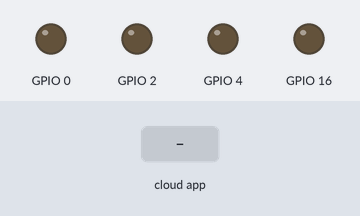
A sketch run on a simulated ESP8266 (NodeMCU). Parts: output pins drawn as LEDs (lit = HIGH). The test bench sets the inputs (shaded band). WiFi joins after 1.5 s; servers stay silent unless stated; no MQTT or app messages arrive unless stated; what the sketch prints to the serial monitor is not drawn.

Above: at 3.7 s.
3.8 s: the phone or cloud app sets led1 to ON
At 4.1 s:
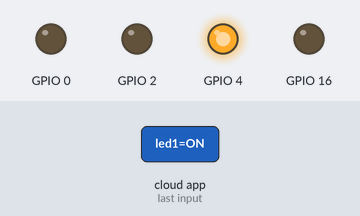
5.3 s: the phone or cloud app sets bulb to ON
At 6.5 s:
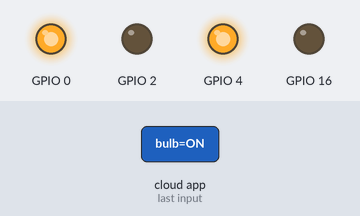
6.8 s: the phone or cloud app sets led1 to OFF
At 7.8 s:
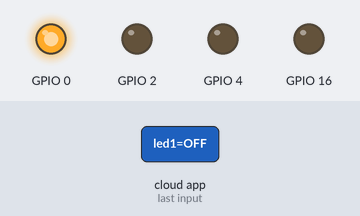
8.3 s: the phone or cloud app sets led2 to ON
At 9.1 s:
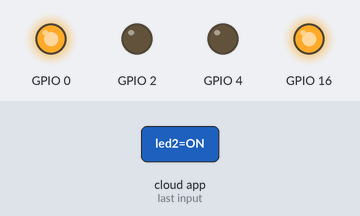
9.8 s: the phone or cloud app sets led1 to ON
At 10.3 s:
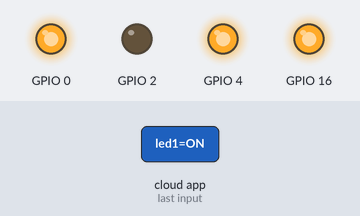
11.3 s: the phone or cloud app sets bulb to OFF
At 12.7 s:
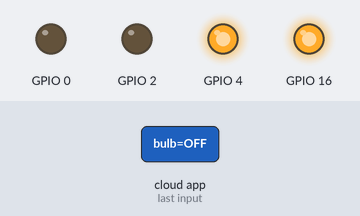
Timing chart, 0 to 13.8 s (numbered marks = the images above; inputs shaded):
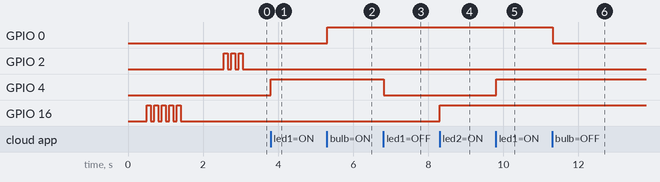

The sketch:

Google_Assistant.ino
```cpp
#include <ESP8266WiFi.h>
#include "Adafruit_MQTT.h"
#include "Adafruit_MQTT_Client.h"
#include <DNSServer.h>
#include <ESP8266WebServer.h>
//#include <WiFiManager.h>
/************************* WiFi Access Point *********************************/

const char* ssid = "SolankiFamily";
const char* password = "asdfasdf123";

/************************* Adafruit.io Setup *********************************/
#define AIO_SERVER      "io.adafruit.com"
#define AIO_SERVERPORT  1883                   // use 8883 for SSL
#define AIO_USERNAME    " "                    // Your Adafruit Username
#define AIO_KEY         " "                    //Your Adafruit AIO_Key

/************ Global State (you don't need to change this!) ******************/

// Create an ESP8266 WiFiClient class to connect to the MQTT server.
WiFiClient client;
// or... use WiFiFlientSecure for SSL
//WiFiClientSecure client;

// Setup the MQTT client class by passing in the WiFi client and MQTT server and login details.
Adafruit_MQTT_Client mqtt(&client, AIO_SERVER, AIO_SERVERPORT, AIO_USERNAME, AIO_KEY);

/****************************** Feeds ***************************************/

// Setup a feeds for publishing.
// Notice MQTT paths for AIO follow the form: <username>/feeds/<feedname>
Adafruit_MQTT_Publish led1status = Adafruit_MQTT_Publish(&mqtt, AIO_USERNAME "/feeds/led1stat");
Adafruit_MQTT_Publish led2status = Adafruit_MQTT_Publish(&mqtt, AIO_USERNAME "/feeds/led2stat");
Adafruit_MQTT_Publish relaystatus = Adafruit_MQTT_Publish(&mqtt, AIO_USERNAME "/feeds/relaystat");

// Setup feeds for subscribing to changes.
Adafruit_MQTT_Subscribe led1 = Adafruit_MQTT_Subscribe(&mqtt, AIO_USERNAME "/feeds/led1");
Adafruit_MQTT_Subscribe led2 = Adafruit_MQTT_Subscribe(&mqtt, AIO_USERNAME "/feeds/led2");
Adafruit_MQTT_Subscribe relay = Adafruit_MQTT_Subscribe(&mqtt, AIO_USERNAME "/feeds/bulb");

/*************************** Sketch Code ************************************/

// Bug workaround for Arduino 1.6.6, it seems to need a function declaration
// for some reason (only affects ESP8266, likely an arduino-builder bug).
void MQTT_connect();

void setup()
{
            pinMode(16, OUTPUT);
            pinMode(4, OUTPUT);
            pinMode(0, OUTPUT);
            pinMode(2, OUTPUT);

            Serial.println("MQTT demo");

            // Initializing serial port for debugging purposes
            Serial.begin(115200);
// WiFiManager wifiManager;
// wifiManager.autoConnect("AutoConnectAP");

            // Connecting to WiFi network
            Serial.println();
            Serial.print("Connecting to SSID: ");
            Serial.println(ssid);

            // Sending WiFi SSID & Password
            WiFi.begin(ssid, password);
            delay(500);

            // Obtaining Status of WiFiconnection
            while (WiFi.status() != WL_CONNECTED)
            {
              Serial.print(".");
              digitalWrite(16,HIGH);
              delay(100);
              digitalWrite(16,LOW);
              delay(100);
            }
            //LED at D0 ON always-Denoted that the device is connected to WiFi
            //digitalWrite(16,HIGH);

            //On Successful connection to WiFi
            Serial.println("");
            Serial.println("WiFi successfully connected!");
            delay(500);

            // Printing the obtained IP address
            Serial.println("Obtained IP is: ");
            Serial.println(WiFi.localIP());
            delay(500);

            // Setup MQTT subscription for onoff feed.
            mqtt.subscribe(&led1);
            mqtt.subscribe(&led2);
            mqtt.subscribe(&relay);
}

// Function to connect and reconnect as necessary to the MQTT server.
// Should be called in the loop function and it will take care if connecting.
void MQTT_connect()
{
                int8_t ret;
                // Stop if already connected.
                if (mqtt.connected())
                {
                  return;
                }

                Serial.print("Connecting to MQTT... ");

                uint8_t retries = 5;
                while ((ret = mqtt.connect()) != 0)
                { // connect will return 0 for connected
                     Serial.println(mqtt.connectErrorString(ret));
                     Serial.println("Retrying MQTT connection in 5 seconds...");
                     mqtt.disconnect();
                     delay(5000);  // wait 5 seconds
                     retries--;
                     if (retries == 0) {
                       // basically die and wait for WDT to reset me
                       while (1);
                     }
                }

                Serial.println("MQTT Connected!");
                //LED AT D2 WILL BLINK DENOTING SUCCESSFUL MQTT CONNECTION
                for(int i=0;i<3;i++)
                {
                digitalWrite(2,HIGH);
                delay(100);
                digitalWrite(2,LOW);
                delay(100);
                }
}


void loop()
{
              // Ensure the connection to the MQTT server is alive (this will make the first
              // connection and automatically reconnect when disconnected).  See the MQTT_connect
              // function definition further below.
              MQTT_connect();

              // this is our 'wait for incoming subscription packets' busy subloop
              // try to spend your time here

              Adafruit_MQTT_Subscribe *subscription;
              while ((subscription = mqtt.readSubscription(5000)))
              {
                if (subscription == &led1)
                {
                  Serial.print(F("LED: "));
                  Serial.println((char *)led1.lastread);
                  char *ledstatus1=(char *)led1.lastread;

                  String ledstatus11=String(ledstatus1);
                  if (ledstatus11=="ON")
                  {
                      digitalWrite(4,HIGH);
                      led1status.publish("LED 1 TURNED ON");
                  }
                  else if (ledstatus11=="OFF")
                  {
                      digitalWrite(4,LOW);
                      led1status.publish("LED 1 TURNED OFF");
                  }

                }

                if (subscription == &led2)
                {
                  Serial.print(F("LED: "));
                  Serial.println((char *)led2.lastread);
                  char *ledstatus2=(char *)led2.lastread;

                  String ledstatus22=String(ledstatus2);
                  if (ledstatus22=="ON")
                  {
                      digitalWrite(16,HIGH);
                      led2status.publish("LED 2 TURNED ON");
                  }
                  else if (ledstatus22=="OFF")
                  {
                      digitalWrite(16,LOW);
                      led2status.publish("LED 2 TURNED OFF");
                  }
                }

                if (subscription == &relay)
                {
                  Serial.print(F("RELAY: "));
                  Serial.println((char *)relay.lastread);
                  char *relaystatus1=(char *)relay.lastread;

                  String relaystatus11=String(relaystatus1);
                  if (relaystatus11=="ON")
                  {
                      digitalWrite(0,HIGH);
                      relaystatus.publish("RELAY TURNED ON");
                  }
                  else if (relaystatus11=="OFF")
                  {
                      digitalWrite(0,LOW);
                      relaystatus.publish("RELAY TURNED OFF");
                  }

                }

              }


              // ping the server to keep the mqtt connection alive
              // NOT required if you are publishing once every KEEPALIVE seconds
              /*
              if(! mqtt.ping()) {
                mqtt.disconnect();
              }
              */
}
```

Measured:
- after the input at 3.8 s, GPIO 4: LOW → HIGH at once
- after the input at 5.3 s, GPIO 0: LOW → HIGH at once
- after the input at 6.8 s, GPIO 4: HIGH → LOW at once
- after the input at 8.3 s, GPIO 16: LOW → HIGH at once
- after the input at 9.8 s, GPIO 4: LOW → HIGH at once
- after the input at 11.3 s, GPIO 0: HIGH → LOW at once
- by itself, GPIO 2: alternates HIGH for 0.10 s and LOW for 0.10 s, 6 changes in all, then stays LOW
